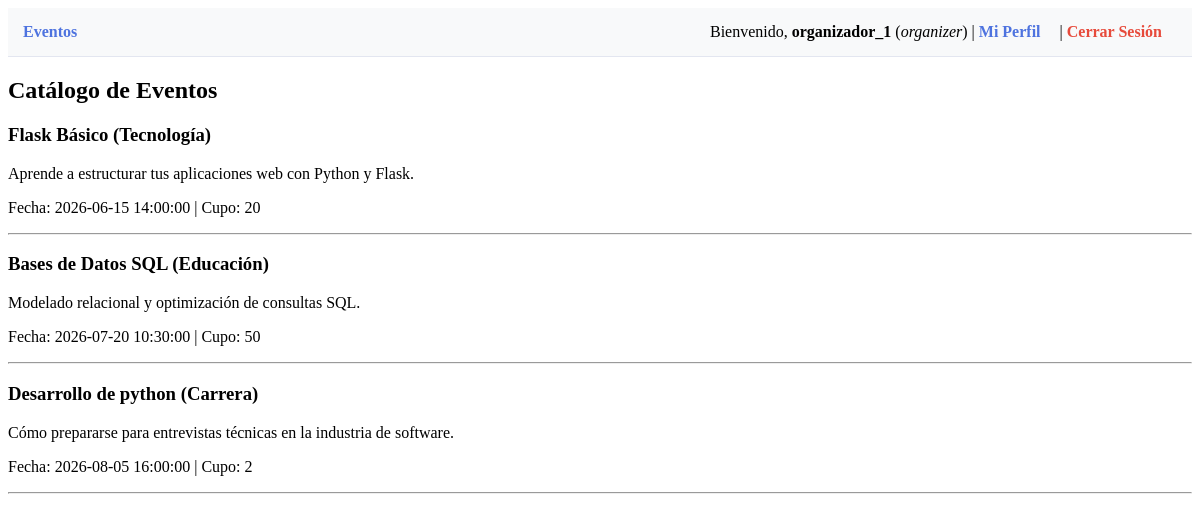
The page /events/ (signed in) on the database its author committed.
### models.py (models this page shows)
class User(db.Model, UserMixin):
    __tablename__ = 'users'
    id = db.Column(db.Integer, primary_key=True)
    username = db.Column(db.String(50), unique=True, nullable=False)
    email = db.Column(db.String(120), unique=True, nullable=False)
    password_hash = db.Column(db.String(256), nullable=False)
    role = db.Column(db.String(20), nullable=False) # 'organizer' o 'attendee'
    bio = db.Column(db.Text, nullable=True)
    events_created = db.relationship('Event', backref='organizer', lazy=True)
    registrations = db.relationship('Registration', backref='user', lazy=True)

class Event(db.Model):
    __tablename__ = 'events'
    id = db.Column(db.Integer, primary_key=True)
    title = db.Column(db.String(100), nullable=False)
    description = db.Column(db.Text, nullable=False)
    date = db.Column(db.DateTime, nullable=False)
    capacity = db.Column(db.Integer, nullable=False)
    category = db.Column(db.String(50), nullable=False)
    organizer_id = db.Column(db.Integer, db.ForeignKey('users.id'), nullable=False)
    attendees = db.relationship('Registration', backref='event', lazy=True)

### events/routes.py (the view)
@events_bp.route('/')
@login_required
def list_events():
    events = Event.query.all()
    return render_template('events/catalog.html', events=events)

### app.py (called while the page is built)
def create_app():
    app = Flask(__name__)
    app.config.from_object(Config)
    db.init_app(app)
    login_manager = LoginManager()
    login_manager.login_view = 'auth.login' # Ruta a la que redirige si no está autenticado
    login_manager.init_app(app)
    @login_manager.user_loader
    def load_user(user_id):
        return User.query.get(int(user_id))
    from auth.routes import auth_bp
    from events.routes import events_bp
    from users.routes import users_bp
    app.register_blueprint(auth_bp)
    app.register_blueprint(events_bp)
    app.register_blueprint(users_bp)
    with app.app_context():
        db.create_all()
    @app.route('/')
    def index():
        return redirect(url_for('events.list_events'))
    return app

### templates/events/catalog.html (shortened to what this page needs)
{% extends 'base.html' %}
{% block content %}
<h2>Catálogo de Eventos</h2>
{% for event in events %}
    <div>
        <h3>{{ event.title }} ({{ event.category }})</h3>
        <p>{{ event.description }}</p>
        <p>Fecha: {{ event.date }} | Cupo: {{ event.capacity }}</p>
    </div>
    <hr>
{% endfor %}
{% endblock %}

### templates/base.html (shortened to what this page needs)
<!DOCTYPE html>
<html lang="es">
<head>
</head>
<body>
    <nav>
        <div>
            <a href="{{ url_for('events.list_events') }}">Eventos</a>
        </div>
        <div>
            {% if current_user.is_authenticated %}
                <span>Bienvenido, <strong>{{ current_user.username }}</strong> (<i>{{ current_user.role }}</i>)</span> |
                <a href="{{ url_for('users.profile') }}">Mi Perfil</a> |
                <a href="{{ url_for('auth.logout') }}" class="logout-btn">Cerrar Sesión</a>
            {% else %}
                <a href="{{ url_for('auth.login') }}">Ingresar</a> |
                <a href="{{ url_for('auth.register') }}">Registrarse</a>
            {% endif %}
        </div>
    </nav>
    {% block content %}
    {% endblock %}
</body>
</html>

### templates/base.html (style rules this page uses)
nav { background-color: #f8f9fa; padding: 15px; border-bottom: 1px solid #e3e6f0; margin-bottom: 20px; display: flex; justify-content: space-between; align-items: center; }
nav a { color: #4e73df; text-decoration: none; margin-right: 15px; font-weight: bold; }
.logout-btn { color: #e74a3b; }

### rows shown on the page
User: username "organizador_1", role "organizer"
Event: title "Flask Básico", category "Tecnología", description "Aprende a estructurar tus aplicaciones web con Python y Flask.", date "2026-06-15 14:00:00", capacity "20"
Event: title "Bases de Datos SQL", category "Educación", description "Modelado relacional y optimización de consultas SQL.", date "2026-07-20 10:30:00", capacity "50"
Event: title "Desarrollo de python", category "Carrera", description "Cómo prepararse para entrevistas técnicas en la industria de software.", date "2026-08-05 16:00:00", capacity "2"
